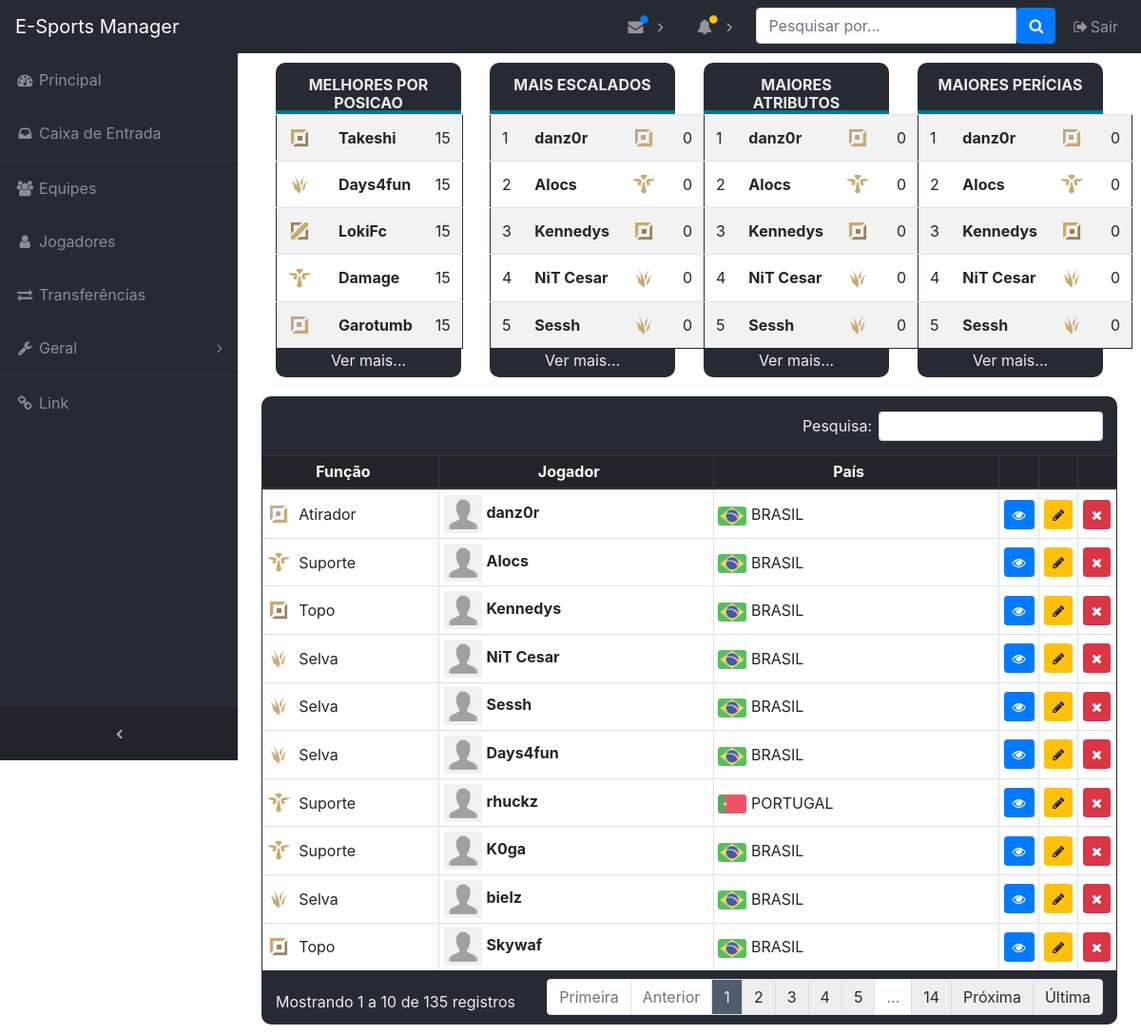
/index.php/jogador, run on the app's committed database.
### tables this page shows
CREATE TABLE IF NOT EXISTS `jogador` (
  `id` INT NOT NULL AUTO_INCREMENT,
  `nome` VARCHAR(50) NOT NULL,
  `sobrenome` VARCHAR(50) NOT NULL,
  `nick` VARCHAR(15) NOT NULL,
  `data_nasc` DATETIME,
  `genero` CHAR(1) NOT NULL,
  `funcao_id` INT NOT NULL,
  `pais_id` INT NOT NULL,
  `personalidade_id` INT NOT NULL,
  `at_trab` INT NOT NULL,  
  `at_ment` INT NOT NULL,  
  `at_consist` INT NOT NULL,  
  `at_mec` INT NOT NULL,  
  `at_vis` INT NOT NULL,  
  `foto` VARCHAR(120) NULL,
  `status` CHAR(1) NOT NULL,
  PRIMARY KEY (`id`),
  INDEX `fk_jogador_pais_idx` (`pais_id` ASC),
  INDEX `fk_jogador_personalidade1_idx` (`personalidade_id` ASC),
  
  CONSTRAINT `fk_jogador_pais`
    FOREIGN KEY (`pais_id`)
    REFERENCES `pais` (`id`)
    ON DELETE NO ACTION
    ON UPDATE NO ACTION,
   
  CONSTRAINT `fk_jogador_funcao`
    FOREIGN KEY (`funcao_id`)
    REFERENCES `funcao` (`id`)
    ON DELETE NO ACTION
    ON UPDATE NO ACTION,

  CONSTRAINT `fk_jogador_personalidade1`
    FOREIGN KEY (`personalidade_id`)
    REFERENCES `personalidade_jogador` (`id`)
    ON DELETE NO ACTION
    ON UPDATE NO ACTION);

CREATE TABLE IF NOT EXISTS `funcao` (
  `id` INT NOT NULL AUTO_INCREMENT,
  `nome` VARCHAR(45) NOT NULL,
  `jogo` INT,
  PRIMARY KEY (`id`));

CREATE TABLE IF NOT EXISTS `pais` (
  `id` INT NOT NULL AUTO_INCREMENT,
  `nome` VARCHAR(45) NOT NULL,
  `name` VARCHAR(45) NOT NULL,
  `flag` VARCHAR(45) NOT NULL,
   PRIMARY KEY (`id`));

### application/controllers/Jogador.php (called while the page is built, shortened)
<?php
class Jogador extends CI_Controller {
	public function index()
	{
		$variaveis['jogadores'] = $this->m_jogadores->get_jogadores();
		$variaveis['top_jogadores'] = $this->m_jogadores->get_top_jogadores();
		$variaveis['conteudo'] = $this->load->view('jogador/v_jogador', $variaveis, true);
		$variaveis['sidebar'] = $this->load->view('template/sidebar', $variaveis, true);
		$this->load->view('template/template', $variaveis);
	}
}

### index.php (called while the page is built, shortened)
<?php
require_once BASEPATH.'core/CodeIgniter.php';

### application/models/M_jogadores.php (called while the page is built, shortened)
<?php
class M_jogadores extends CI_Model {
	public function get_jogadores($id = null){
		if ($id) {
			$this->db->select('j.nome, j.nick, j.sobrenome, j.foto, j.data_nasc, j.genero, j.funcao_id, j.pais_id, j.personalidade_id, j.at_trab, j.at_ment, j.at_consist, j.at_mec, j.at_vis, j.status');
			$this->db->where('j.id', $id);
		}else{
			$this->db->select('j.id, j.nome, j.nick, j.sobrenome,j.foto, f.nome as funcao_nome, j.funcao_id, p.flag as pais_flag, p.nome as pais_nome');
			$this->db->join('funcao f','j.funcao_id = f.id');
			$this->db->join('pais p','j.pais_id = p.id');
			$this->db->order_by("j.id", 'desc');
		}
		return $this->db->get('jogador j');
	}
	public function get_top_jogadores(){
		$sql = 'SELECT nick, soma, fid,funcao.nome FROM
		(SELECT
			@row_number:=CASE
				WHEN @customer_no = funcao_id THEN @row_number + 1
				ELSE 1
			END AS num,
			@customer_no:=funcao_id as fid,
			nick,
			(at_trab+at_ment+at_consist+at_vis+at_mec) soma
		FROM
			jogador,(SELECT @customer_no:=0,@row_number:=0) as t
		ORDER BY funcao_id, soma desc) S
		JOIN funcao ON funcao.id = S.fid
		where NUM = 1;';
		$query = $this->db->query($sql);
		return $query->result_array();
	}
}

### application/views/jogador/v_jogador.php (the view, shortened to what this page needs)
<div class="tab-jogador" style="padding:10px;">
	<div class="col-md-12">
		<div class="row">
			<div class="col-md-3" style="border-radius: 10px; padding-bottom: 10px;">
				<div class="row" style="margin-bottom: 0px;background-color:#262b33; color: #eeeeee; height: 50px; border-top-left-radius: 10px; border-top-right-radius: 10px; ">
					<div class="col-12" align="center" style="margin-bottom:5px; padding-top:14px;">
						<h5 style="font-size:16px;"><strong>MELHORES POR POSICAO</strong></h5>
					</div>
				</div>
				<div style="background-color: #00778d; height:4px;">
				</div>
				<table class="table table-striped" style="background-color:white; border: 1px solid #262b33;margin-bottom:0px;">
					<tbody>
								<?php
										$count = 0;
										foreach($top_jogadores as $t_j){
											$count++; ?>
										<tr>
											<td class="td_row"><img src="<?php echo site_url();?>assets/img/roles/<?php echo $t_j[fid];?>.png" width="24" height="24" style="margin-top:-3px; margin-right:5px;"></td>
											<td class="td_row"><strong><?php echo $t_j[nick];?></strong></td>
											<td class="td_row"><?php echo $t_j[soma];?></td>
										</tr>
								<?php 	if ($count == 5){
													break;
										}
								}
								?>
							</tbody>
						</table>
				<div align="center" class="tbl-footer" style="margin-top: 0px;background-color:#262b33; color: #eeeeee; height: 30px; border-bottom-left-radius: 10px; border-bottom-right-radius: 10px; "><a href="#" style="color:#eeeeee; text-decoration:none;">Ver mais...</a>
				</div>
			</div>
			<div class="col-md-3" style="border-radius: 10px; padding-bottom: 10px;">
				<div class="row" style="margin-bottom: 0px;background-color:#262b33; color: #eeeeee; height: 50px; border-top-left-radius: 10px; border-top-right-radius: 10px; ">
					<div class="col-12" align="center" style="margin-bottom:5px; padding-top:14px;">
						<h5 style="font-size:16px;"><strong>MAIS ESCALADOS</strong></h5>
					</div>
				</div>
				<div style="background-color: #00778d; height:4px;">
				</div>
				<?php	if ($jogadores->num_rows() > 0){ ?>
				<table class="table table-striped" style="background-color:white; border: 1px solid #262b33;margin-bottom:0px;">
					<tbody>
						<?php
							$count = 0;
							foreach($jogadores -> result() as $jogador){
								$count++; ?>
								<tr>
									<td class="td_row"><?php echo $count;?></td>
									<td class="td_row"><strong><?php echo $jogador->nick;?></strong></td>
									<td class="td_row"><img src="<?php echo site_url();?>assets/img/roles/<?php echo $jogador->funcao_id;?>.png" width="24" height="24" style="margin-top:-3px; margin-right:5px;"></td>
									<td class="td_row">0</td>
								</tr>
							<?php
								if ($count == 5){
									break;
								}
							}
							?>
					</tbody>
				</table>
				<?php
					} else{	?>
					<h4 class="text-light">Nenhum registro cadastrado.</h4>
					<?php
						} ?>
				<div align="center" class="tbl-footer" style="margin-top: 0px;background-color:#262b33; color: #eeeeee; height: 30px; border-bottom-left-radius: 10px; border-bottom-right-radius: 10px; "><a href="#" style="color:#eeeeee; text-decoration:none;">Ver mais...</a>
				</div>
			</div>
			<div class="col-md-3" style="border-radius: 10px; padding-bottom: 10px;">
				<div class="row" style="margin-bottom: 0px;background-color:#262b33; color: #eeeeee; height: 50px; border-top-left-radius: 10px; border-top-right-radius: 10px; ">
					<div class="col-12" align="center" style="margin-bottom:5px; padding-top:14px;">
						<h5 style="font-size:16px;"><strong>MAIORES ATRIBUTOS</strong></h5>
					</div>
				</div>
				<div style="background-color: #00778d; height:4px;">
				</div>
				<?php	if ($jogadores->num_rows() > 0){ ?>
				<table class="table table-striped" style="background-color:white; border: 1px solid #262b33;margin-bottom:0px;">
					<tbody>
						<?php
							$count = 0;
							foreach($jogadores -> result() as $jogador){
								$count++; ?>
								<tr>
									<td class="td_row"><?php echo $count;?></td>
									<td class="td_row"><strong><?php echo $jogador->nick;?></strong></td>
									<td class="td_row"><img src="<?php echo site_url();?>assets/img/roles/<?php echo $jogador->funcao_id;?>.png" width="24" height="24" style="margin-top:-3px; margin-right:5px;"></td>
									<td class="td_row">0</td>
								</tr>
							<?php
								if ($count == 5){
									break;
								}
							}
							?>
					</tbody>
				</table>
				<?php
					} else{	?>
					<h4 class="text-light">Nenhum registro cadastrado.</h4>
					<?php
						} ?>
				<div align="center" class="tbl-footer" style="margin-top: 0px;background-color:#262b33; color: #eeeeee; height: 30px; border-bottom-left-radius: 10px; border-bottom-right-radius: 10px; "><a href="#" style="color:#eeeeee; text-decoration:none;">Ver mais...</a>
				</div>
			</div>
			<div class="col-md-3" style="border-radius: 10px; padding-bottom: 10px;">
				<div class="row" style="margin-bottom: 0px;background-color:#262b33; color: #eeeeee; height: 50px; border-top-left-radius: 10px; border-top-right-radius: 10px; ">
					<div class="col-12" align="center" style="margin-bottom:5px; padding-top:14px;">
						<h5 style="font-size:16px;"><strong>MAIORES PERÍCIAS</strong></h5>
					</div>
				</div>
				<div style="background-color: #00778d; height:4px;">
				</div>
				<?php	if ($jogadores->num_rows() > 0){ ?>
				<table class="table table-striped" style="background-color:white; border: 1px solid #262b33;margin-bottom:0px;">
					<tbody>
						<?php
							$count = 0;
							foreach($jogadores -> result() as $jogador){
								$count++; ?>
								<tr>
									<td class="td_row"><?php echo $count;?></td>
									<td class="td_row"><strong><?php echo $jogador->nick;?></strong></td>
									<td class="td_row"><img src="<?php echo site_url();?>assets/img/roles/<?php echo $jogador->funcao_id;?>.png" width="24" height="24" style="margin-top:-3px; margin-right:5px;"></td>
									<td class="td_row">0</td>
								</tr>
							<?php
								if ($count == 5){
									break;
								}
							}
							?>
					</tbody>
				</table>
				<?php
					} else{	?>
					<h4 class="text-light">Nenhum registro cadastrado.</h4>
					<?php
						} ?>
				<div align="center" class="tbl-footer" style="margin-top: 0px;background-color:#262b33; color: #eeeeee; height: 30px; border-bottom-left-radius: 10px; border-bottom-right-radius: 10px; "><a href="#" style="color:#eeeeee; text-decoration:none;">Ver mais...</a>
				</div>
			</div>
		</div>
		<div class="row">
			<?php	if ($jogadores->num_rows() > 0){ ?>
			<div class="table-responsive" style="padding-top:10px; padding-left:0px; padding-right:0px;">
				<div style="background-color: #262b33; color #eeeeee; padding-top:16px; padding-left:0px; padding-right:0px; border-radius: 10px;">
					<table class="table table-bordered table-sm table-hover" id="dataTable" width="100%" cellspacing="0" style="background-color:white; border: 1px solid #262b33;">
						<thead class="thead-dark">
							<tr>
							<th style="text-align:center;">Função</th>
							<th style="text-align:center;">Jogador</th>
							<th style="text-align:center;">País</th>
							<th width="15"></th>
							<th width="15"></th>
							<th width="15"></th>
						</tr>
						</thead>
						<tbody>
						<?php
						foreach($jogadores -> result() as $jogador){
						$count++; ?>
							<tr>
								<td class="td_row"><img src="<?php echo site_url();?>assets/img/roles/<?php echo $jogador->funcao_id;?>.png" width="24" height="24" style="margin-top:-3px; margin-right:5px;"> <?php echo $jogador->funcao_nome;?></td>
								<td class="td_row"><img src="<?php echo site_url();?>assets/img/profiles/thumb/<?php echo $jogador->foto;?>" width="40" height="40">  <strong><?php echo $jogador->nick;?></strong></td>
								<td class="td_row"><img src="<?php echo site_url();?>assets/img/bandeiras/<?php echo $jogador->pais_flag;?>.png" alt="<?php echo $jogador->pais_nome;?>" width="30" height="20"> <?php echo $jogador->pais_nome;?></td>
								<td class="td_row"><a href="<?php echo site_url();?>jogador/view/<?php echo $jogador->id;?>" class="btn btn-primary btn-sm"><i class="fa fa-eye" aria-hidden="true"></i></a></td>
								<td class="td_row"><a href="<?php echo site_url();?>jogador/edit/<?php echo $jogador->id;?>" class="btn btn-warning btn-sm"><i class="fa fa-pencil" aria-hidden="true"></i></a></td>
								<td class="td_row"><a href="#" class="confirma_exclusao btn btn-danger btn-sm" data-id="<?php echo $jogador->id;?>" data-nome="<?php echo $jogador->nick;?>" /><i class="fa fa-times" aria-hidden="true"></i></a></td>
							</tr>
			  			<?php }
			  			?>
						</tbody>
					</table>
					<?php
					} else{	?>
						<h4 class="text-light">Nenhum registro cadastrado.</h4>
					<?php
					} ?>
				</div>
			</div>
		</div>
	</div>
</div>

### assets/css/sb-admin.css (style rules this page uses)
html { position: relative; min-height: 100%; }
body { overflow-x: hidden; }
body.fixed-nav { padding-top: 56px; }

### assets/css/style.css (style rules this page uses)
.row { margin-left:0px; margin-right:0px; }
.td_row { vertical-align: middle !important; }

### data on the page
jogador: shows a picture, nick "Takeshi", t_j "15"
jogador: shows a picture, nick "Days4fun", t_j "15", funcao.nome "Selva", foto (picture), pais.flag (picture), pais.nome "BRASIL"
jogador: shows a picture, nick "LokiFc", t_j "15"
jogador: shows a picture, nick "Damage", t_j "15"
jogador: shows a picture, nick "Garotumb", t_j "15"
jogador: nick "danz0r", shows a picture, funcao.nome "Atirador", foto (picture), pais.flag (picture), pais.nome "BRASIL"
jogador: nick "Alocs", shows a picture, funcao.nome "Suporte", foto (picture), pais.flag (picture), pais.nome "BRASIL"
jogador: nick "Kennedys", shows a picture, funcao.nome "Topo", foto (picture), pais.flag (picture), pais.nome "BRASIL"
jogador: nick "NiT Cesar", funcao.nome "Selva", foto (picture), pais.flag (picture), pais.nome "BRASIL"
jogador: nick "Sessh", funcao.nome "Selva", foto (picture), pais.flag (picture), pais.nome "BRASIL"
jogador: funcao.nome "Suporte", foto (picture), nick "rhuckz", pais.nome (picture), pais.nome "PORTUGAL"
jogador: funcao.nome "Suporte", foto (picture), nick "K0ga", pais.flag (picture), pais.nome "BRASIL"
jogador: funcao.nome "Selva", foto (picture), nick "bielz", pais.flag (picture), pais.nome "BRASIL"
jogador: funcao.nome "Topo", foto (picture), nick "Skywaf", pais.flag (picture), pais.nome "BRASIL"
